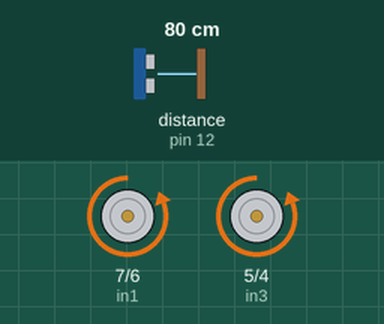
A sketch run on a simulated Arduino Uno, built with avr-gcc and run on an emulated ATmega328P. On the bench: motor-driver pin pairs drawn as motors (green arrow = first pin HIGH = forward, orange = second pin HIGH = backward, longer = more drive, scaled by the enable pin). Wiring (inferred from the names in the program): ultrasonic range finder: trigger pin 13; echo pin 12. The test bench sets the inputs (shaded band); at power-on: distance to the obstacle (sensor on pin 12) 80 cm. The echo pulse lasts 58.3 µs per cm; what the sketch prints to the serial monitor is not drawn.

Above: at 1.2 s.
1.3 s: distance to the obstacle (sensor on pin 12) set to 44 cm
2.8 s: distance to the obstacle (sensor on pin 12) set to 38 cm
At 3.9 s:
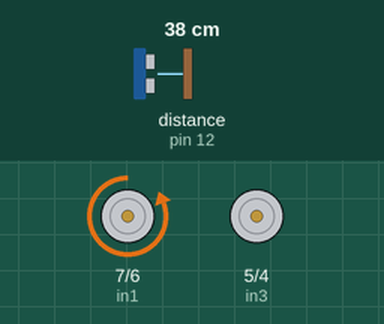
4.3 s: distance to the obstacle (sensor on pin 12) set to 60 cm
At 5.1 s:
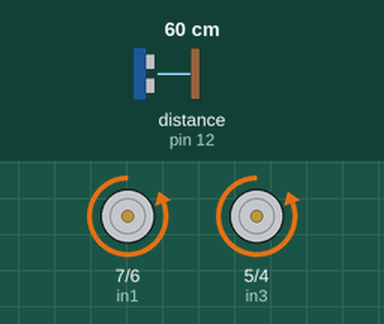
5.8 s: distance to the obstacle (sensor on pin 12) set to 2 cm
At 6.1 s:
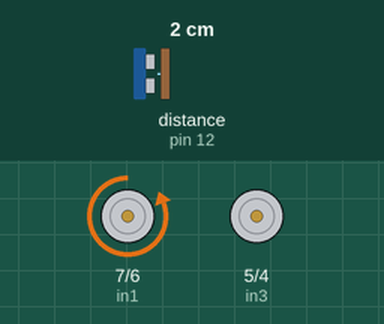
7.3 s: distance to the obstacle (sensor on pin 12) set to 120 cm
At 8.5 s:
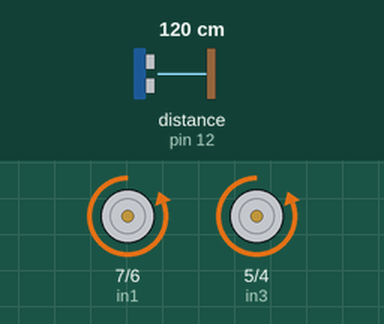
8.8 s: distance to the obstacle (sensor on pin 12) set to 4 cm
At 9.6 s:
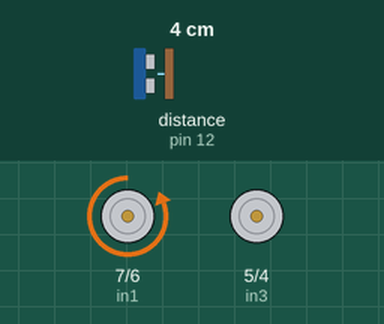
Timing chart, 0 to 11.3 s (numbered marks = the images above; inputs shaded):
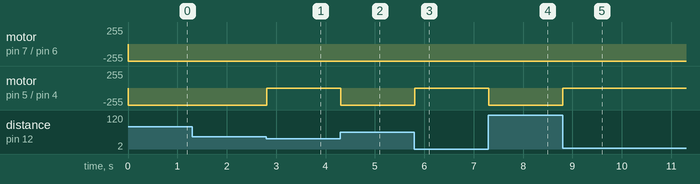

Measured:
- the behaviour switches between 41 and 40 cm on distance to the obstacle (sensor on pin 12) (found by bisection; images 0 and 1)
- after the input at 2.8 s, motor on pin 5 (in3) / pin 4 (in4): backward 255/255 → stopped at once
- after the input at 4.3 s, motor on pin 5 (in3) / pin 4 (in4): stopped → backward 255/255 at once
- after the input at 5.8 s, motor on pin 5 (in3) / pin 4 (in4): backward 255/255 → stopped at once
- after the input at 7.3 s, motor on pin 5 (in3) / pin 4 (in4): stopped → backward 255/255 at once
- after the input at 8.8 s, motor on pin 5 (in3) / pin 4 (in4): backward 255/255 → stopped at once

The sketch:

Final.ino
```cpp
int echo=12, trig=13, ena=3, enb=9, in1=7, in2=6, in3=5, in4=4;
void forward();
void halt();
void right();
void setup() {
  // put your setup code here, to run once:

  pinMode(echo,INPUT);//Sets up all the input and output pins respectively.
  pinMode(trig,OUTPUT);
  pinMode(in1,OUTPUT);
  pinMode(in2,OUTPUT);
  pinMode(in3,OUTPUT);
  pinMode(in4,OUTPUT);
  pinMode(ena,OUTPUT);
  pinMode(enb,OUTPUT);
  Serial.begin(9600);
}

int distance()
{
  int duration;
  int dist;
  digitalWrite(trig, LOW);
  delayMicroseconds(2);
  // Sets the trigPin on HIGH state for 10 micro seconds
  digitalWrite(trig, HIGH);
  delayMicroseconds(10);
  digitalWrite(trig, LOW);
  // Reads the echoPin, returns the sound wave travel time in microseconds
  duration = pulseIn(echo, HIGH);
  // Calculating the distance
  dist = duration * 0.034 / 2;
  return dist;
}
void forward()
{
  digitalWrite(ena,HIGH);
  digitalWrite(enb,HIGH);
  digitalWrite(in1,LOW);
  digitalWrite(in2,HIGH);
  digitalWrite(in3,LOW);
  digitalWrite(in4,HIGH);
}
void right()
{
  digitalWrite(ena,HIGH);
  digitalWrite(enb,LOW);
  digitalWrite(in1,LOW);
  digitalWrite(in2,HIGH);
  digitalWrite(in3,LOW);
  digitalWrite(in4,LOW);
}
void halt()
{
  digitalWrite(ena,LOW);
  digitalWrite(enb,LOW);
}
void loop()
{
  // put your main code here, to run repeatedly:
  int dist;
  dist=distance();
  Serial.println(dist);
  if(dist>=40)
  {
    forward();
  }
  if(dist<40)
  {
    halt();
    right();
  }

}
```
